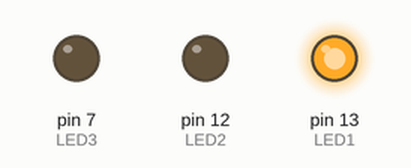
A sketch run on a simulated Arduino Uno, built with avr-gcc and run on an emulated ATmega328P. Parts: output pins drawn as LEDs (lit = HIGH).

Above: at 0.5 s.
At 1.5 s:
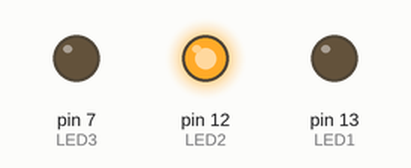
At 5.5 s:
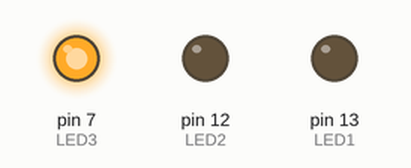
Timing chart, 0 to 6.9 s (numbered marks = the images above):
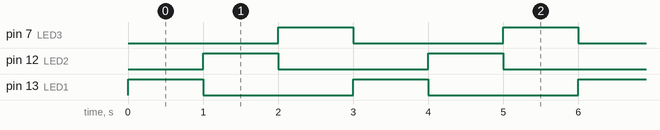

Measured:
- by itself, pin 7 (LED3), pin 12 (LED2), pin 13 (LED1): alternates HIGH for 1.0 s and LOW for 2.0 s
- by itself, everything shown: repeats every 3.0 s, in 4 steps

The sketch:

on_off.ino
```cpp
// Práctica encender y apagar tres LED
const int LED1=13;
const int LED2=12;
const int LED3=7;
void setup()
{
pinMode(LED1,OUTPUT);
pinMode(LED2,OUTPUT);
pinMode(LED3,OUTPUT);
}
void loop()
{
digitalWrite(LED1,HIGH);
delay(1000);
digitalWrite(LED1,LOW);
digitalWrite(LED2,HIGH);
delay(1000);
digitalWrite(LED2,LOW);
digitalWrite(LED3,HIGH);
delay(1000);
digitalWrite(LED3,LOW);
}
```
